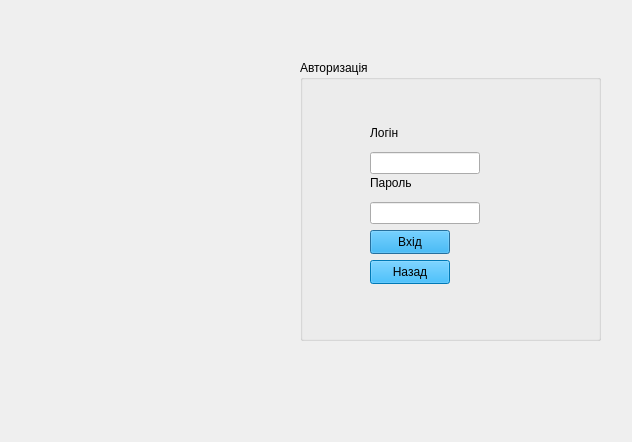
<?xml version="1.0" encoding="UTF-8"?>
<ui version="4.0">
 <class>workerwindow</class>
 <widget class="QDialog" name="workerwindow">
  <property name="geometry">
   <rect>
    <x>0</x>
    <y>0</y>
    <width>632</width>
    <height>442</height>
   </rect>
  </property>
  <property name="minimumSize">
   <size>
    <width>632</width>
    <height>442</height>
   </size>
  </property>
  <property name="maximumSize">
   <size>
    <width>632</width>
    <height>442</height>
   </size>
  </property>
  <property name="tabletTracking">
   <bool>true</bool>
  </property>
  <property name="windowTitle">
   <string>Dialog</string>
  </property>
  <property name="styleSheet">
   <string notr="true"/>
  </property>
  <widget class="QGroupBox" name="groupBox">
   <property name="geometry">
    <rect>
     <x>300</x>
     <y>60</y>
     <width>301</width>
     <height>281</height>
    </rect>
   </property>
   <property name="autoFillBackground">
    <bool>true</bool>
   </property>
   <property name="styleSheet">
    <string notr="true">font: 9pt &quot;Segoe Script&quot;;</string>
   </property>
   <property name="title">
    <string>Авторизація</string>
   </property>
   <widget class="QPushButton" name="pushButton">
    <property name="geometry">
     <rect>
      <x>70</x>
      <y>170</y>
      <width>80</width>
      <height>24</height>
     </rect>
    </property>
    <property name="styleSheet">
     <string notr="true">background-color: rgb(0, 170, 255);</string>
    </property>
    <property name="text">
     <string>Вхід</string>
    </property>
   </widget>
   <widget class="QWidget" name="layoutWidget">
    <property name="geometry">
     <rect>
      <x>70</x>
      <y>110</y>
      <width>110</width>
      <height>54</height>
     </rect>
    </property>
    <layout class="QVBoxLayout" name="verticalLayout_2">
     <item>
      <widget class="QLabel" name="label_2">
       <property name="text">
        <string>Пароль</string>
       </property>
      </widget>
     </item>
     <item>
      <widget class="QLineEdit" name="password">
       <property name="echoMode">
        <enum>QLineEdit::Password</enum>
       </property>
      </widget>
     </item>
    </layout>
   </widget>
   <widget class="QWidget" name="layoutWidget">
    <property name="geometry">
     <rect>
      <x>70</x>
      <y>60</y>
      <width>110</width>
      <height>54</height>
     </rect>
    </property>
    <layout class="QVBoxLayout" name="verticalLayout">
     <item>
      <widget class="QLabel" name="label_3">
       <property name="tabletTracking">
        <bool>false</bool>
       </property>
       <property name="text">
        <string>Логін</string>
       </property>
      </widget>
     </item>
     <item>
      <widget class="QLineEdit" name="login"/>
     </item>
    </layout>
   </widget>
   <widget class="QPushButton" name="pushButton_2">
    <property name="geometry">
     <rect>
      <x>70</x>
      <y>200</y>
      <width>80</width>
      <height>24</height>
     </rect>
    </property>
    <property name="styleSheet">
     <string notr="true">background-color: rgb(0, 170, 255);</string>
    </property>
    <property name="text">
     <string>Назад</string>
    </property>
   </widget>
  </widget>
  <widget class="QLabel" name="label">
   <property name="geometry">
    <rect>
     <x>-90</x>
     <y>50</y>
     <width>351</width>
     <height>291</height>
    </rect>
   </property>
   <property name="text">
    <string/>
   </property>
   <property name="pixmap">
    <pixmap>../../Downloads/pngtree-fork-knife-logo-vector-spoon-png-image_5566739.png</pixmap>
   </property>
  </widget>
  <zorder>label</zorder>
  <zorder>groupBox</zorder>
 </widget>
 <tabstops>
  <tabstop>login</tabstop>
  <tabstop>password</tabstop>
  <tabstop>pushButton</tabstop>
  <tabstop>pushButton_2</tabstop>
 </tabstops>
 <resources/>
 <connections/>
</ui>
